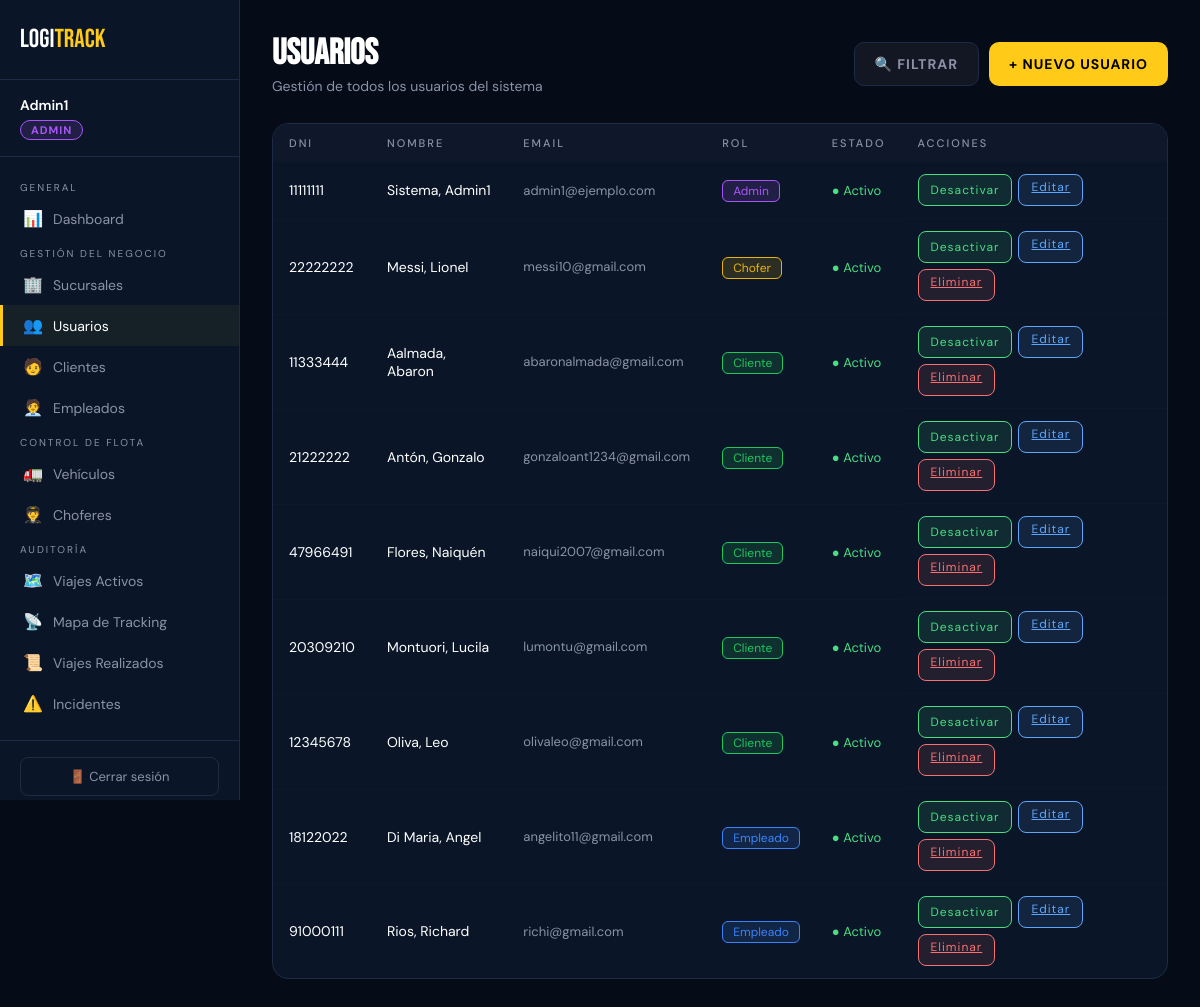
Screenshot of /logitrack/views/admin/usuarios.php (signed in) with the database file from the repository.
### tables this page shows
CREATE TABLE `usuario` (
  `id_usuario` int(11) DEFAULT NULL,
  `email` varchar(100) NOT NULL,
  `dni` varchar(15) NOT NULL,
  `nombre` varchar(50) NOT NULL,
  `apellido` varchar(50) NOT NULL,
  `password_hash` varchar(255) NOT NULL,
  `id_rol` int(11) NOT NULL,
  `id_empleado` int(11) DEFAULT NULL,
  `activo` tinyint(1) DEFAULT 1,
  `id_cliente` varchar(15) DEFAULT NULL,
  `id_chofer` varchar(15) DEFAULT NULL
);

CREATE TABLE `rol` (
  `id_rol` int(11) NOT NULL,
  `nombre` varchar(50) NOT NULL
);

### logitrack/views/admin/usuarios.php (the view, shortened to what this page needs)
<?php
require_once __DIR__ . '/../../config/db.php';
$params = [];
$sql = "
    SELECT u.id_usuario, u.dni, u.nombre, u.apellido, u.email, r.nombre AS rol, u.activo
    FROM   usuario u
    JOIN   rol     r ON u.id_rol = r.id_rol";
$sql .= ' ORDER BY r.nombre, u.apellido, u.nombre';
$stmt = $pdo->prepare($sql);
$stmt->execute($params);
$usuarios = $stmt->fetchAll();
?>
<!DOCTYPE html>
<html lang="es">
<head>
    <link rel="stylesheet" href="/logitrack/public/css/style.css?v=<?= filemtime(__DIR__ . '/../../public/css/style.css') ?>">
</head>
<body>
<div class="layout">
    <?php include __DIR__ . '/../layout/sidebar.php'; ?>
    <main class="main-content">
        <div class="topbar">
            <div>
                <h1 class="page-title">USUARIOS</h1>
                <p class="page-subtitle">Gestión de todos los usuarios del sistema</p>
            </div>
            <div style="display:flex;gap:10px;">
                <label for="chk-filtros" class="btn btn-secondary">🔍 Filtrar</label>
                <label for="chk-panel-crear" class="btn btn-primary">
                    + Nuevo Usuario
                </label>
            </div>
        </div>
        <div class="tabla-wrapper">
            <table>
                <thead>
                    <tr><th>DNI</th><th>Nombre</th><th>Email</th><th>Rol</th><th>Estado</th><th>Acciones</th></tr>
                </thead>
                <tbody>
                <?php foreach ($usuarios as $u): ?>
                <tr>
                    <td><?= htmlspecialchars($u['dni']) ?></td>
                    <td><?= htmlspecialchars($u['apellido'] . ', ' . $u['nombre']) ?></td>
                    <td style="font-size:13px;color:var(--gris);"><?= htmlspecialchars($u['email']) ?></td>
                    <td><span class="badge-<?= htmlspecialchars($u['rol']) ?>"><?= htmlspecialchars(ucfirst($u['rol'])) ?></span></td>
                    <td>
                        <?php if ($u['activo']): ?>
                            <span style="color:#4ade80;font-size:13px;">● Activo</span>
                        <?php else: ?>
                            <span style="color:#f87171;font-size:13px;">● Inactivo</span>
                        <?php endif; ?>
                    </td>
                    <td style="display:flex;gap:6px;flex-wrap:wrap;">
                        <form method="POST" action="/logitrack/views/admin/usuarios.php" style="margin:0;">
                            <button type="submit" class="btn-sm <?= $u['activo'] ? 'btn-toggle-on' : 'btn-toggle-off' ?>">
                                <?= $u['activo'] ? 'Desactivar' : 'Activar' ?>
                            </button>
                        </form>
                        <a href="#edit-usuario-<?= $u['id_usuario'] ?>" class="btn-sm btn-edit">Editar</a>
                        <?php if ($u['rol'] !== 'admin' && $u['id_usuario'] !== (int)$_SESSION['usuario_id']): ?>
                        <a href="#del-usuario-<?= $u['id_usuario'] ?>" class="btn-sm btn-delete">Eliminar</a>
                        <?php endif; ?>
                    </td>
                </tr>
                <?php endforeach; ?>
                </tbody>
            </table>
        </div>
    </main>
</div>
</body>
</html>

### logitrack/views/layout/sidebar.php (shortened to what this page needs)
<?php
$rol    = $_SESSION['usuario_rol']    ?? '';
$nombre = $_SESSION['usuario_nombre'] ?? 'Usuario';
$pagina = basename($_SERVER['PHP_SELF']);
?>
<aside class="sidebar">
    <div class="sidebar-logo">
        LOGI<span>TRACK</span>
    </div>
    <div class="sidebar-user">
        <div class="nombre"><?= htmlspecialchars($nombre) ?></div>
        <span class="rol-badge badge-<?= htmlspecialchars($rol) ?>"><?= htmlspecialchars(ucfirst($rol)) ?></span>
    </div>
    <nav class="sidebar-nav">
        <?php if ($rol === 'admin'): ?>
        <div class="nav-section-title">General</div>
        <a href="/logitrack/views/admin/dashboard.php"
           class="nav-link <?= $pagina === 'dashboard.php' ? 'active' : '' ?>">
            <span class="icon">📊</span> Dashboard
        </a>
        <div class="nav-section-title">Gestión del Negocio</div>
        <a href="/logitrack/views/admin/sucursales.php"
           class="nav-link <?= $pagina === 'sucursales.php' ? 'active' : '' ?>">
            <span class="icon">🏢</span> Sucursales
        </a>
        <a href="/logitrack/views/admin/usuarios.php"
           class="nav-link <?= $pagina === 'usuarios.php' ? 'active' : '' ?>">
            <span class="icon">👥</span> Usuarios
        </a>
        <a href="/logitrack/views/admin/clientes.php"
           class="nav-link <?= $pagina === 'clientes.php' ? 'active' : '' ?>">
            <span class="icon">🧑</span> Clientes
        </a>
        <a href="/logitrack/views/admin/empleados.php"
           class="nav-link <?= $pagina === 'empleados.php' ? 'active' : '' ?>">
            <span class="icon">🧑‍💼</span> Empleados
        </a>
        <div class="nav-section-title">Control de Flota</div>
        <a href="/logitrack/views/admin/vehiculos.php"
           class="nav-link <?= $pagina === 'vehiculos.php' ? 'active' : '' ?>">
            <span class="icon">🚛</span> Vehículos
        </a>
        <a href="/logitrack/views/admin/choferes.php"
           class="nav-link <?= $pagina === 'choferes.php' ? 'active' : '' ?>">
            <span class="icon">🧑‍✈️</span> Choferes
        </a>
        <div class="nav-section-title">Auditoría</div>
        <a href="/logitrack/views/admin/viajes.php"
           class="nav-link <?= $pagina === 'viajes.php' ? 'active' : '' ?>">
            <span class="icon">🗺️</span> Viajes Activos
        </a>
        <a href="/logitrack/views/admin/mapa_tracking.php"
           class="nav-link <?= $pagina === 'mapa_tracking.php' ? 'active' : '' ?>">
            <span class="icon">📡</span> Mapa de Tracking
        </a>
        <a href="/logitrack/views/admin/viajes_realizados.php"
           class="nav-link <?= $pagina === 'viajes_realizados.php' ? 'active' : '' ?>">
            <span class="icon">📜</span> Viajes Realizados
        </a>
        <a href="/logitrack/views/admin/incidentes.php"
           class="nav-link <?= $pagina === 'incidentes.php' ? 'active' : '' ?>">
            <span class="icon">⚠️</span> Incidentes
        </a>
        <?php endif; ?>
    </nav>
    <div class="sidebar-footer">
        <form action="/logitrack/controllers/AuthController.php" method="POST" style="margin:0;">
            <button type="submit" class="btn-logout">🚪 Cerrar sesión</button>
        </form>
    </div>
</aside>

### logitrack/public/css/style.css (style rules this page uses)
*, *::before, *::after { box-sizing: border-box; margin: 0; padding: 0; }
:root { --amarillo: #FFCA18; --fondo: #060b18; --panel: #0a1628; --input-bg: #0f172a; --borde: #1d2b45; --texto: #ffffff; --gris: #8b92a8; --verde: #4ade80; --rojo: #f87171; --azul: #60a5fa; --violeta: #a78bfa; --sidebar-w: 240px; }
body { background: var(--fondo); color: var(--texto); font-family: 'DM Sans', sans-serif; min-height: 100vh; }
.layout { display: flex; min-height: 100vh; }
.sidebar { width: var(--sidebar-w); background: var(--panel); border-right: 1px solid var(--borde); display: flex; flex-direction: column; position: fixed; top: 0; left: 0; height: 100vh; overflow-y: auto; z-index: 100; }
.sidebar-logo { padding: 24px 20px; border-bottom: 1px solid var(--borde); font-family: 'Bebas Neue', sans-serif; font-size: 26px; color: var(--texto); }
.sidebar-logo span { color: var(--amarillo); }
.sidebar-user { padding: 16px 20px; border-bottom: 1px solid var(--borde); }
.sidebar-user .nombre { font-size: 14px; font-weight: 600; margin-bottom: 4px; }
.sidebar-user .rol-badge { display: inline-block; padding: 2px 10px; border-radius: 20px; font-size: 11px; font-weight: bold; letter-spacing: 1px; text-transform: uppercase; }
.badge-admin { background: rgba(255,202,24,.15); color: var(--amarillo); border: 1px solid rgba(255,202,24,.3); }
.badge-empleado { background: rgba(74,222,128,.15); color: var(--verde); border: 1px solid rgba(74,222,128,.3); }
.badge-chofer { background: rgba(96,165,250,.15); color: var(--azul); border: 1px solid rgba(96,165,250,.3); }
.badge-cliente { background: rgba(167,139,250,.15); color: var(--violeta); border: 1px solid rgba(167,139,250,.3); }
.sidebar-nav { flex: 1; padding: 16px 0; }
.nav-section-title { padding: 8px 20px 4px; font-size: 10px; letter-spacing: 2px; color: var(--gris); text-transform: uppercase; }
.nav-link { display: flex; align-items: center; gap: 10px; padding: 10px 20px; color: var(--gris); text-decoration: none; font-size: 14px; transition: .2s; border-left: 3px solid transparent; }
.nav-link:hover, .nav-link.active { color: var(--texto); background: rgba(255,202,24,.05); border-left-color: var(--amarillo); }
.nav-link .icon { font-size: 16px; width: 20px; text-align: center; }
.sidebar-footer { padding: 16px 20px; border-top: 1px solid var(--borde); }
.btn-logout { width: 100%; padding: 10px; background: transparent; border: 1px solid var(--borde); border-radius: 8px; color: var(--gris); font-size: 13px; font-family: 'DM Sans', sans-serif; cursor: pointer; text-align: center; text-decoration: none; display: block; transition: .2s; }
.main-content { margin-left: var(--sidebar-w); flex: 1; padding: 32px; min-height: 100vh; }
.topbar { display: flex; justify-content: space-between; align-items: center; margin-bottom: 28px; }
.page-title { font-family: 'Bebas Neue', sans-serif; font-size: 36px; color: var(--texto); }
.page-subtitle { color: var(--gris); font-size: 14px; margin-top: 2px; }
.tabla-wrapper { background: var(--panel); border: 1px solid var(--borde); border-radius: 16px; overflow: hidden; margin-bottom: 24px; }
table { width: 100%; border-collapse: collapse; }
thead { background: var(--input-bg); }
th { padding: 12px 16px; text-align: left; font-size: 11px; letter-spacing: 2px; color: var(--gris); text-transform: uppercase; font-weight: 500; }
td { padding: 12px 16px; font-size: 14px; border-bottom: 1px solid var(--input-bg); }
tr:last-child td { border-bottom: none; }
label { font-size: 12px; color: var(--gris); letter-spacing: 1px; text-transform: uppercase; }
.btn { height: 44px; padding: 0 20px; border: none; border-radius: 10px; font-size: 14px; font-weight: bold; letter-spacing: 1px; cursor: pointer; text-decoration: none; display: inline-flex; align-items: center; gap: 8px; transition: opacity .2s; font-family: 'DM Sans', sans-serif; }
.btn-primary { background: var(--amarillo); color: #000; }
.btn-secondary { background: rgba(255,255,255,.05); color: var(--gris); border: 1px solid var(--borde); }
.btn-sm { height: 32px; padding: 0 12px; font-size: 12px; }

### rows the page displays
usuario: dni "11111111", apellido+nombre "Sistema, Admin1", email "admin1@ejemplo.com", id_rol.nombre "Admin", activo "● Activo"
usuario: dni "22222222", apellido+nombre "Messi, Lionel", email "messi10@gmail.com", id_rol.nombre "Chofer", activo "● Activo"
usuario: dni "11333444", apellido+nombre "Aalmada, Abaron", email "abaronalmada@gmail.com", id_rol.nombre "Cliente", activo "● Activo"
usuario: dni "21222222", apellido+nombre "Antón, Gonzalo", email "gonzaloant1234@gmail.com", id_rol.nombre "Cliente", activo "● Activo"
usuario: dni "47966491", apellido+nombre "Flores, Naiquén", email "naiqui2007@gmail.com", id_rol.nombre "Cliente", activo "● Activo"
usuario: dni "20309210", apellido+nombre "Montuori, Lucila", email "lumontu@gmail.com", id_rol.nombre "Cliente", activo "● Activo"
usuario: dni "12345678", apellido+nombre "Oliva, Leo", email "olivaleo@gmail.com", id_rol.nombre "Cliente", activo "● Activo"
usuario: dni "18122022", apellido+nombre "Di Maria, Angel", email "angelito11@gmail.com", id_rol.nombre "Empleado", activo "● Activo"
usuario: dni "91000111", apellido+nombre "Rios, Richard", email "richi@gmail.com", id_rol.nombre "Empleado", activo "● Activo"

### other values shown
$nombre "Admin1"
$rol "ADMIN"
